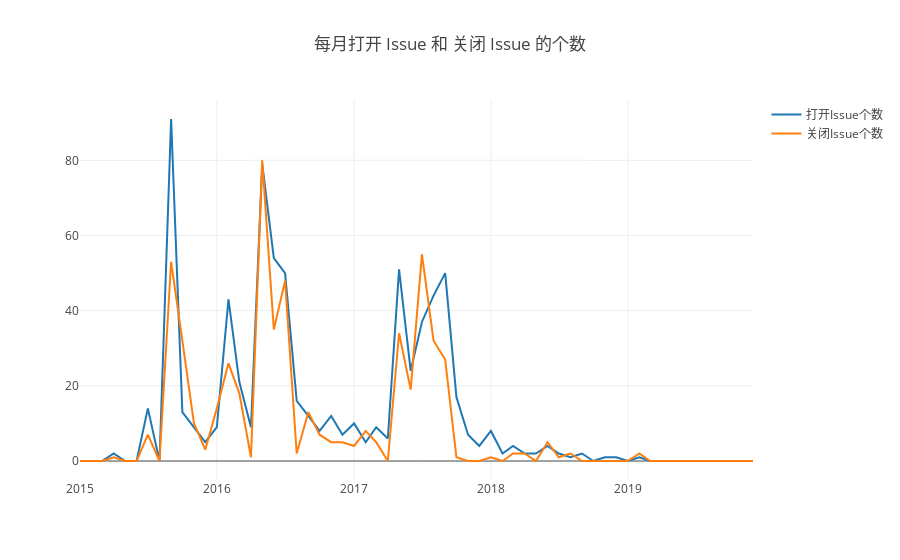

The cell this chart's notebook holds for it:
### Markdown cell above
### 2. 每月打开 Issue 和 关闭 Issue 的个数

### Code cell
Promise.all(yms.map(ym => {
    var q = `
            SELECT count(CASE WHEN repo_id='32665718' AND type='IssuesEvent' AND action='opened' AND toMonth(created_at)=${ym['m']} THEN 1 ELSE NULL END) AS open,
            count(CASE WHEN repo_id='32665718' AND type='IssuesEvent' AND action='closed' AND toMonth(created_at)=${ym['m']} THEN 1 ELSE NULL END) AS close
            FROM github_log.year${ym['y']}
            `
    return query(q);
})).then(data => {
    var openCount = [], tableDict = [], closeCount = [];
    data.forEach((d, i) => {
        openCount.push(d[0].open);
        closeCount.push(d[0].close);
        tableDict.push({'ym': yms_axis[i], 'open': openCount[openCount.length-1], 'close': closeCount[closeCount.length-1]});
    });
    openDigger.render.plotly([
        {x: yms_axis, y: openCount, mode: 'scatter', name: '打开Issue个数'},
        {x: yms_axis, y: closeCount, mode: 'scatter', name: '关闭Issue个数'},
    ], {
        title: '每月打开 Issue 和 关闭 Issue 的个数',
    });
    console.table(tableDict.map((d) => {
        return {
            '日期': d.ym,
            '打开Issue个数': d.open,
            '关闭Issue个数': d.close,
        };
    }));
})

### Figure 1 — Plotly figure (JSON) as saved in the notebook; plotly's stock layout.template omitted (floating-point values rounded to 4 significant figures)
{"data": [{"mode": "scatter", "name": "打开Issue个数", "x": ["2015-1", "2015-2", "2015-3", "2015-4", "2015-5", "2015-6", "2015-7", "2015-8", "2015-9", "2015-10", "2015-11", "2015-12", "2016-1", "2016-2", "2016-3", "2016-4", "2016-5", "2016-6", "2016-7", "2016-8", "2016-9", "2016-10", "2016-11", "2016-12", "2017-1", "2017-2", "2017-3", "2017-4", "2017-5", "2017-6", "2017-7", "2017-8", "2017-9", "2017-10", "2017-11", "2017-12", "2018-1", "2018-2", "2018-3", "2018-4", "2018-5", "2018-6", "2018-7", "2018-8", "2018-9", "2018-10", "2018-11", "2018-12", "2019-1", "2019-2", "2019-3", "2019-4", "2019-5", "2019-6", "2019-7", "2019-8", "2019-9", "2019-10", "2019-11", "2019-12"], "y": ["0", "0", "0", "2", "0", "0", "14", "0", "91", "13", "9", "5", "9", "43", "21", "9", "79", "54", "50", "16", "12", "8", "12", "7", "10", "5", "9", "6", "51", "24", "37", "44", "50", "17", "7", "4", "8", "2", "4", "2", "2", "4", "2", "1", "2", "0", "1", "1", "0", "1", "0", "0", "0", "0", "0", "0", "0", "0", "0", "0"]}, {"mode": "scatter", "name": "关闭Issue个数", "x": ["2015-1", "2015-2", "2015-3", "2015-4", "2015-5", "2015-6", "2015-7", "2015-8", "2015-9", "2015-10", "2015-11", "2015-12", "2016-1", "2016-2", "2016-3", "2016-4", "2016-5", "2016-6", "2016-7", "2016-8", "2016-9", "2016-10", "2016-11", "2016-12", "2017-1", "2017-2", "2017-3", "2017-4", "2017-5", "2017-6", "2017-7", "2017-8", "2017-9", "2017-10", "2017-11", "2017-12", "2018-1", "2018-2", "2018-3", "2018-4", "2018-5", "2018-6", "2018-7", "2018-8", "2018-9", "2018-10", "2018-11", "2018-12", "2019-1", "2019-2", "2019-3", "2019-4", "2019-5", "2019-6", "2019-7", "2019-8", "2019-9", "2019-10", "2019-11", "2019-12"], "y": ["0", "0", "0", "1", "0", "0", "7", "0", "53", "32", "10", "3", "14", "26", "18", "1", "80", "35", "48", "2", "13", "7", "5", "5", "4", "8", "5", "0", "34", "19", "55", "32", "27", "1", "0", "0", "1", "0", "2", "2", "0", "5", "1", "2", "0", "0", "0", "0", "0", "2", "0", "0", "0", "0", "0", "0", "0", "0", "0", "0"]}], "layout": {"autosize": true, "title": {"text": "每月打开 Issue 和 关闭 Issue 的个数"}, "xaxis": {"autorange": true, "range": ["2015-01-01", "2019-12-01"], "type": "date"}, "yaxis": {"autorange": true, "range": [-5.056, 96.06], "type": "linear"}}}
